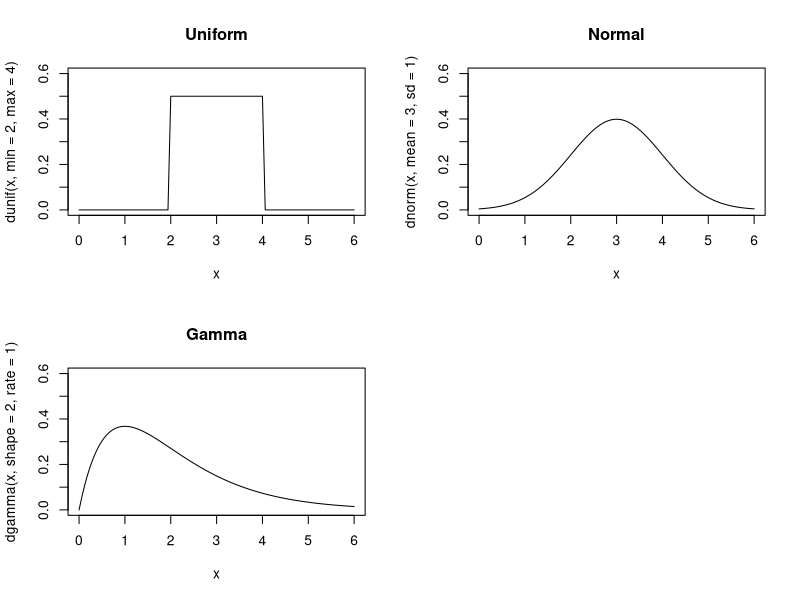

Generate this figure with R:
library(ggplot2)

x <- seq(from=0, to=6, length.out=100) # Define the density domains
ylim <- c(0, 0.6)
par(mfrow=c(2,2)) # Create a 2x2 plotting area
plot(x, dunif(x,min=2,max=4), main="Uniform", type='l', ylim=ylim)
plot(x, dnorm(x,mean=3,sd=1), main="Normal", type='l', ylim=ylim) 
plot(x, dgamma(x,shape=2,rate=1), main="Gamma", type='l', ylim=ylim)
